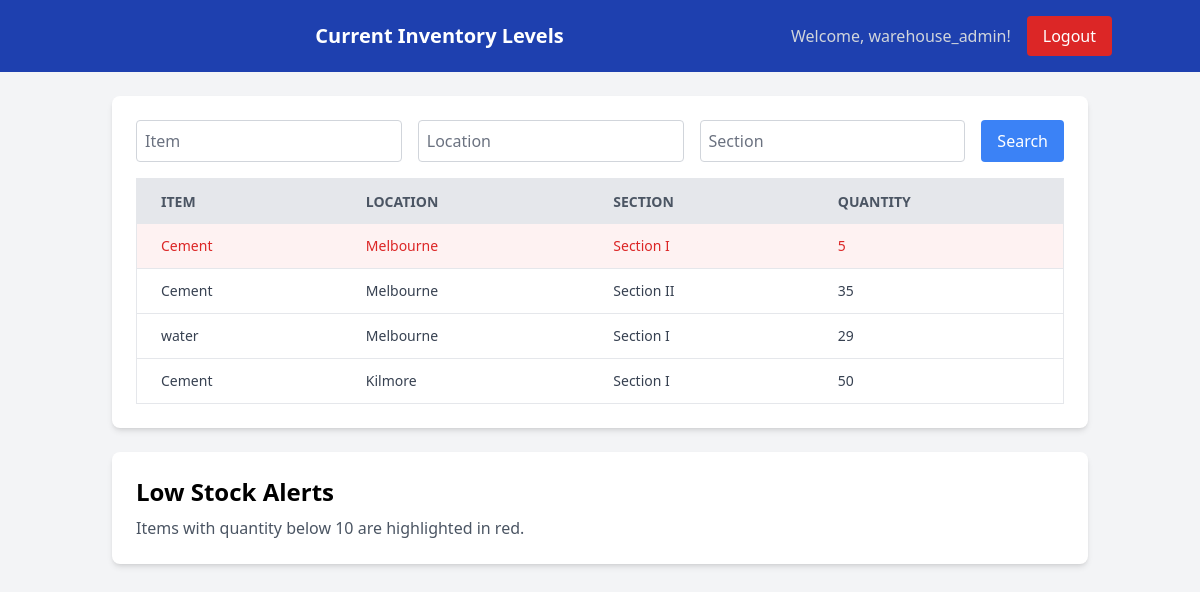
Before: /inventory/inventory_report/ (signed in) with the older database file.
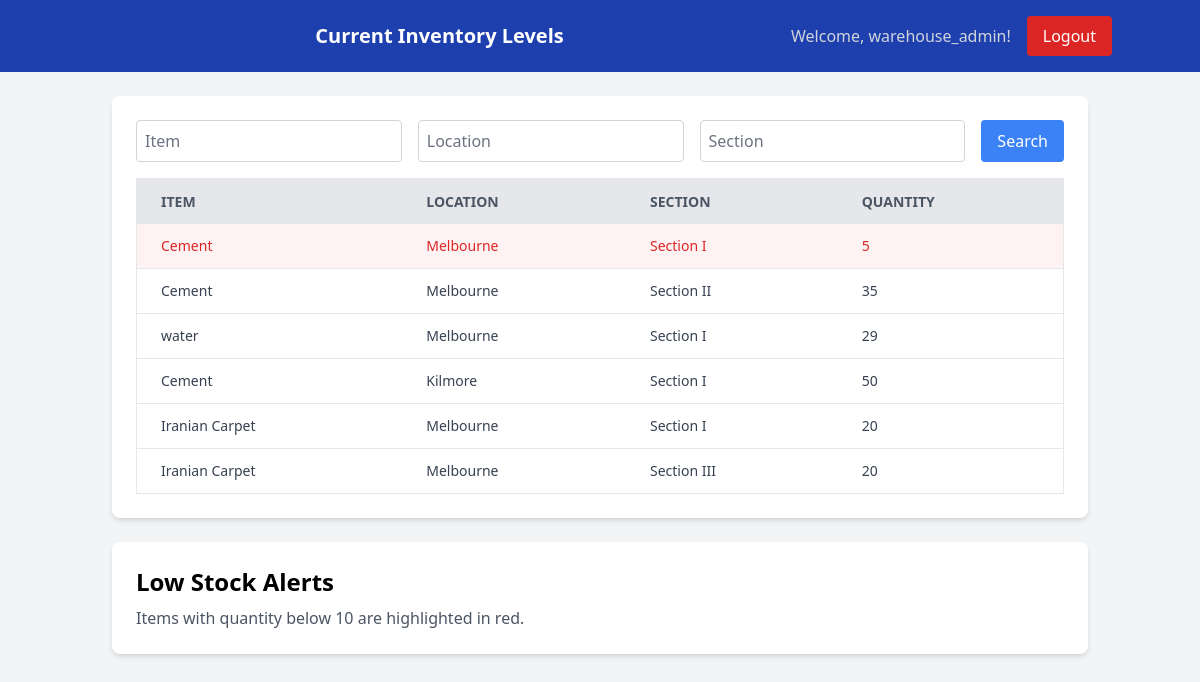
After: the same page with the newer database file.
### inventory/models.py (models this page shows, shortened)
class Inventory(models.Model):
    LOCATION_CHOICES = [
        ('Melbourne', 'Melbourne'),
        ('Kilmore', 'Kilmore'),
        ('Stawell', 'Stawell'),
        ('Shepparton', 'Shepparton'),
        ('Hamilton', 'Hamilton'),
    ]
    SECTION_CHOICES = [
        ('Section I', 'Section I'),
        ('Section II', 'Section II'),
        ('Section III', 'Section III'),
        ('Section IV', 'Section IV'),
        ('Section V', 'Section V'),
    ]
    item = models.ForeignKey(Item, on_delete=models.CASCADE)
    quantity = models.PositiveIntegerField()
    location = models.CharField(max_length=20, choices=LOCATION_CHOICES)
    section = models.CharField(max_length=20, choices=SECTION_CHOICES, default='Section I')
    replenishment_threshold = models.PositiveIntegerField(default=10)

class Item(models.Model):
    name = models.CharField(max_length=100)
    sku = models.CharField(max_length=100, unique=True)
    description = models.TextField(default="No description provided")

### inventory/views.py (the view)
# urls.py: path('inventory_report/', views.inventory_report, name='inventory_report'),
@login_required
def inventory_report(request):
    inventory_items = Inventory.objects.all()
    low_stock_threshold = 10
    low_stock_items = inventory_items.filter(quantity__lt=low_stock_threshold)
    item_name = request.GET.get('item', '')
    location = request.GET.get('location', '')
    section = request.GET.get('section', '')
    if item_name:
        inventory_items = inventory_items.filter(item__name__icontains=item_name)
    if location:
        inventory_items = inventory_items.filter(location__icontains=location)
    if section:
        inventory_items = inventory_items.filter(section__icontains=section)
    is_manager = request.user.groups.filter(name='warehouse_managers').exists()
    is_staff = request.user.groups.filter(name='warehouse_staff').exists()
    return render(request, 'inventory/inventory_report.html', {
        'inventory_items': inventory_items,
        'low_stock_items': low_stock_items,
        'low_stock_threshold': low_stock_threshold,
        'is_manager': is_manager,
        'is_staff': is_staff,
    })

### templates/inventory/inventory_report.html (shortened to what this page needs)
<!DOCTYPE html>
<html lang="en">
<head>
    {% load static tailwind_tags %}
    <link href="https://cdn.jsdelivr.net/npm/tailwindcss@2.2.19/dist/tailwind.min.css" rel="stylesheet">
    {% tailwind_css %}
</head>
<body class="bg-gray-100 font-sans">
    <header class="bg-blue-800 text-white p-4">
        <div class="container mx-auto flex justify-between items-center">
            <h1 class="text-xl font-semibold">Current Inventory Levels</h1>
            <div class="flex items-center space-x-4">
                <span class="text-gray-300">Welcome, {{ user.username }}!</span>
                <a href="{% url 'logout' %}" class="bg-red-600 hover:bg-red-700 text-white py-2 px-4 rounded">Logout</a>
            </div>
        </div>
    </header>
    <main class="container mx-auto p-6">
        <div class="bg-white shadow-md rounded-lg p-6 mb-6">
            <form method="get" class="flex space-x-4 mb-4">
                <input type="text" name="item" placeholder="Item" value="{{ request.GET.item }}" class="border border-gray-300 p-2 rounded w-full">
                <input type="text" name="location" placeholder="Location" value="{{ request.GET.location }}" class="border border-gray-300 p-2 rounded w-full">
                <input type="text" name="section" placeholder="Section" value="{{ request.GET.section }}" class="border border-gray-300 p-2 rounded w-full">
                <button type="submit" class="bg-blue-500 hover:bg-blue-600 text-white py-2 px-4 rounded">Search</button>
            </form>
            <div class="overflow-x-auto">
                <table class="min-w-full bg-white border border-gray-200 rounded-lg">
                    <thead>
                        <tr class="bg-gray-200 text-gray-600 uppercase text-sm leading-normal">
                            <th class="py-3 px-6 text-left">Item</th>
                            <th class="py-3 px-6 text-left">Location</th>
                            <th class="py-3 px-6 text-left">Section</th>
                            <th class="py-3 px-6 text-left">Quantity</th>
                        </tr>
                    </thead>
                    <tbody class="text-gray-700 text-sm font-light">
                        {% for item in inventory_items %}
                        <tr class="{% if item in low_stock_items %}low-stock{% endif %} border-b border-gray-200 hover:bg-gray-100">
                            <td class="py-3 px-6">{{ item.item.name }}</td>
                            <td class="py-3 px-6">{{ item.location }}</td>
                            <td class="py-3 px-6">{{ item.section }}</td>
                            <td class="py-3 px-6">{{ item.quantity }}</td>
                        </tr>
                        {% endfor %}
                    </tbody>
                </table>
            </div>
        </div>
        <div class="bg-white shadow-md rounded-lg p-6">
            <h2 class="text-2xl font-semibold mb-2">Low Stock Alerts</h2>
            <p class="text-gray-600">Items with quantity below {{ low_stock_threshold }} are highlighted in red.</p>
        </div>
    </main>
</body>
</html>

Changed rows visible on the page:
added Inventory: item.name "Iranian Carpet", location "Melbourne", section "Section I", quantity "20"
added Inventory: item.name "Iranian Carpet", location "Melbourne", section "Section III", quantity "20"
